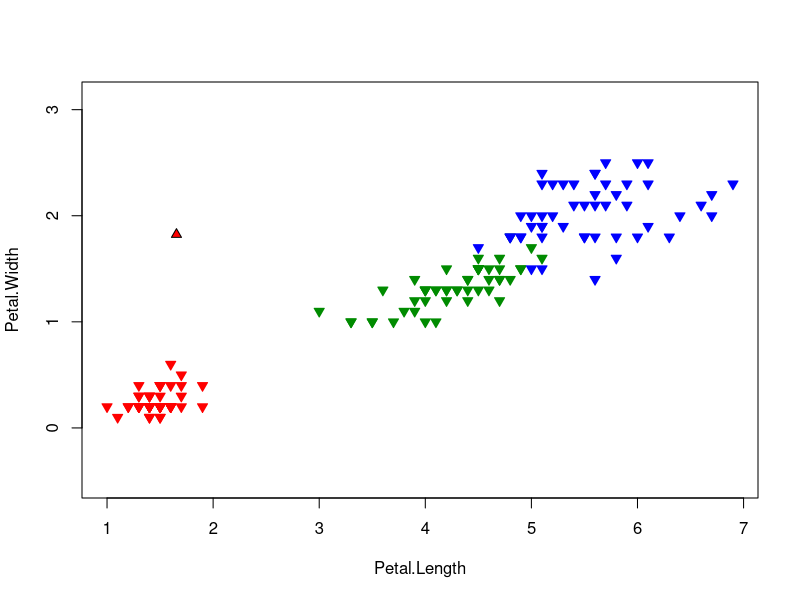

Generate this figure with R:
distance <- function(u, v){
  return(sqrt(sum((u - v)^2)))
}

sort <- function(set, point){
  dist <- matrix(NA,150,2)
  for(i in 1:150){
    dist[i,1] <- i
    dist[i,2] <- distance(set[i,1:2],point)
  }
  orderedSet <- set[order(dist[, 2]), ]
  return(orderedSet)
}

kNN <- function(orderedSet,k){
    classes <- orderedSet[1:k,3]
    cnt <- table(classes)
    class <- names(which.max(cnt))
    return(class)
}
  

loo <- function(){
  arrayOfErrors <- matrix(0,149,1)
  for(i in seq (1,150,1)){
    
    set <- iris[ ,3:5]
    point <- set[i,1:2]
    set <- set[-i,]
    set <- sort(set,point)
    
    for(k in seq(1,149,1)){
      class <-kNN(set,k)
      if(class != iris[i,5]){
        arrayOfErrors[k] <- arrayOfErrors[k] + 1
      }
      
    }
  }
  res <- which.min(arrayOfErrors[1:149])
  return(res)
}


colors <- c("setosa" = "red", "versicolor" = "green4", "virginica" = "blue")
plot(iris[, 3:4], pch = 25, bg = colors[iris$Species], col = colors[iris$Species], asp = 1)
point <- cbind(runif(1, 0, 7), runif(1, 0, 2.5))
train_set <- sort(iris[, 3:5],point)
k <-loo()
print(k)
class <- kNN(train_set,k)
points(point[1], point[2], pch = 24, bg = colors[class], asp = 1)